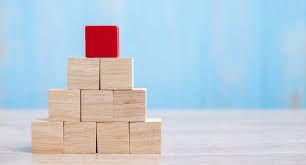
#> input picture Sem-VI/Computer Vision/Img-3.jfif, 306 x 165 px
$ jupyter execute Assignment-1.ipynb
#> lines starting #> are read from the running program, lines starting #| are printed output that depends on the picture
# **COMPUTER VISION ASSIGNMENT-1**
## AMOGH GARG - 2020UCO1688

`Importing Libraries`

[cell 1]
import cv2
import numpy as np
import matplotlib.pyplot as plt

`Task-1 :` Read an image into a variable

`Task-2 :` Display that image

[cell 2]
img = cv2.imread("Img-3.jfif",cv2.IMREAD_COLOR)
#> img is the input picture: shape (165, 306, 3); mean B, G, R 215.7, 203.3, 186.6
img = cv2.resize(img, (700,700))
#> img: shape (700, 700, 3)
cv2.imshow('Colored Image of Butterfly', img)
cv2.waitKey(0)
cv2.destroyAllWindows()

`Task-3 :` Convert the image into grayscale

[cell 3]
img_gs = cv2.imread("Img-1.jpg",cv2.IMREAD_GRAYSCALE)
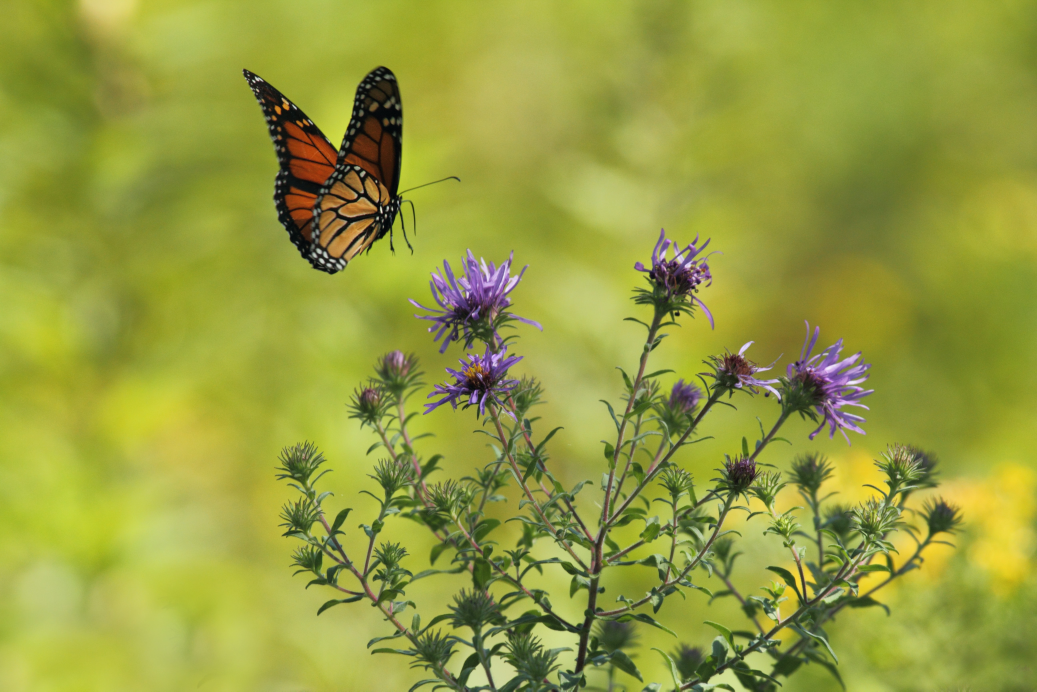
#> input picture Sem-VI/Computer Vision/Img-1.jpg, 5184 x 3456 px (shown at 1/5 size)
#> img_gs: shape (3456, 5184); min 1, max 243, mean 144.1
img_gs = cv2.resize(img_gs, (700,700))
#> img_gs: shape (700, 700)
cv2.imshow('Grayscale Image of Butterfly', img_gs)
cv2.waitKey(0)
cv2.destroyAllWindows()

`Task-4 :` Check the height and width of that image

[cell 4]
img_gs.shape
#> Out = (700, 700)

`Task-5 :` Extract RGB channels from the image

[cell 5]
# extract red channel
red_channel = img[:,:,2]
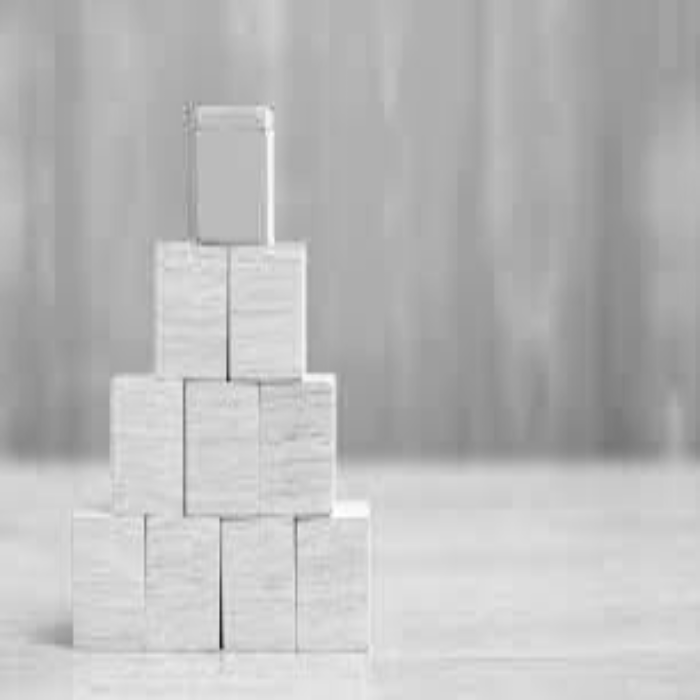
#> red_channel: shape (700, 700); min 33, max 255, mean 186.5

# create empty image with same shape as that of src image
red_img = np.zeros(img.shape)

#assign the red channel of src to empty image
red_img[:,:,2] = red_channel
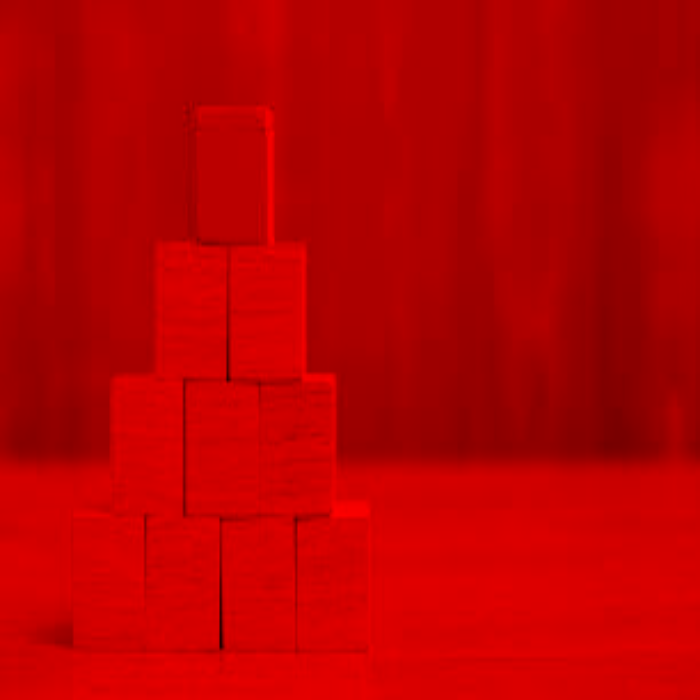
#> red_img: shape (700, 700, 3) float64; mean of channels 0, 1, 2 0, 0, 186.5; drawn as B, G, R

#save image
cv2.imwrite('Red_Img-1.jpg',red_img)
#> Out = True

[cell 6]
# extract green channel
green_channel = img[:,:,1]
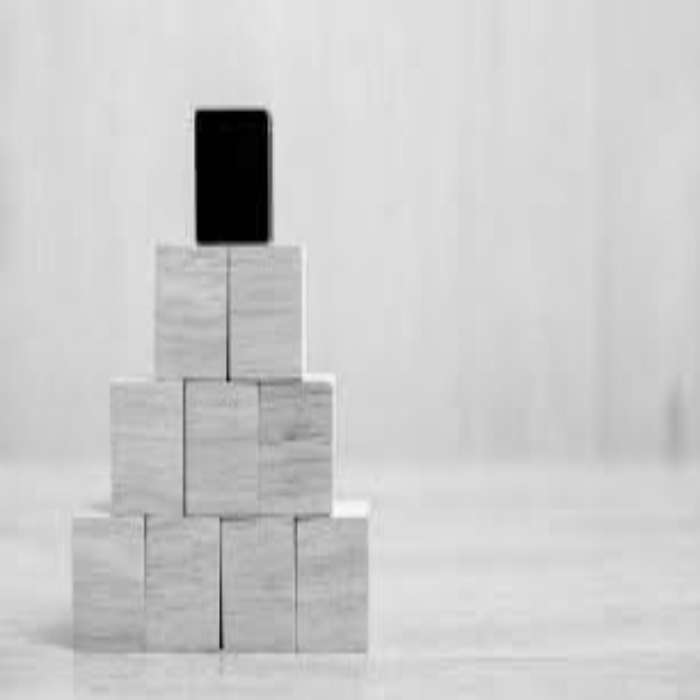
#> green_channel: shape (700, 700); min 0, max 253, mean 203.2

# create empty image with same shape as that of src image
green_img = np.zeros(img.shape)

#assign the red channel of src to empty image
green_img[:,:,1] = green_channel
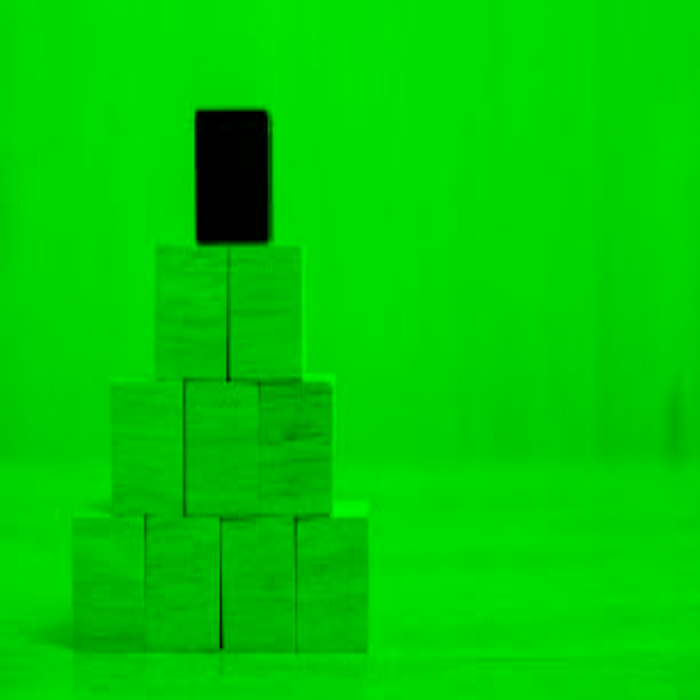
#> green_img: shape (700, 700, 3) float64; mean of channels 0, 1, 2 0, 203.2, 0; drawn as B, G, R

#save image
cv2.imwrite('Green_Img-1.jpg',green_img)
#> Out = True

[cell 7]
# extract blue channel
blue_channel = img[:,:,0]
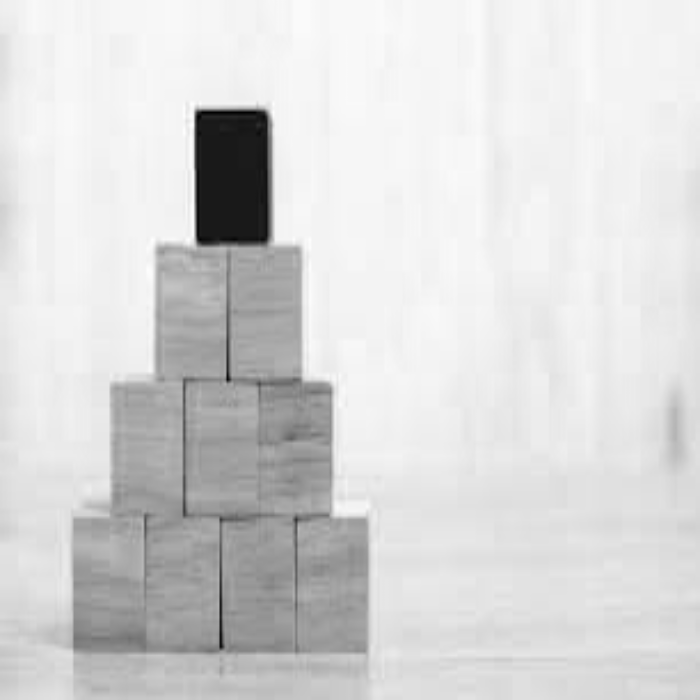
#> blue_channel: shape (700, 700); min 1, max 254, mean 215.6

# create empty image with same shape as that of src image
blue_img = np.zeros(img.shape)

#assign the red channel of src to empty image
blue_img[:,:,0] = blue_channel
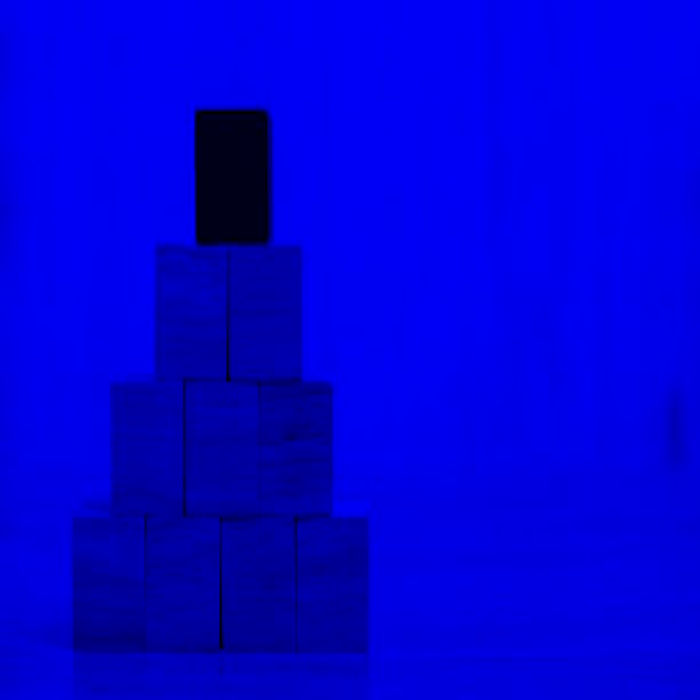
#> blue_img: shape (700, 700, 3) float64; mean of channels 0, 1, 2 215.6, 0, 0; drawn as B, G, R

#save image
cv2.imwrite('Blue_Img-1.jpg',blue_img)
#> Out = True

`Task-6 :` Extract middle 100 pixels from the image

[cell 8]
# Extracting the middle hundred pixels
cropped_img = img[300:400,300:400]
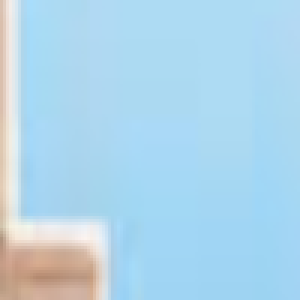
#> cropped_img: shape (100, 100, 3) (shown 3 times larger); mean B, G, R 234.6, 213.4, 175.1
cv2.imshow('Center Image', cropped_img)
cv2.waitKey(0)
cv2.destroyAllWindows()

`Task-7 :`For the image, create one more image. Keep every 10th pixel in the horizontal direction and 20th pixel in vertical direction. Display the output matrix in image form.

[cell 9]
# Extracting every 10th pixel in horizontal and every 20th pixel in vertical direction
modified_img = img[::10,::20]
cv2.imshow('Modified Image', modified_img)
cv2.waitKey(0)
cv2.destroyAllWindows()

`Task-8 :`Flip the image vertically

[cell 10]
flipped_img = cv2.flip(img,0)
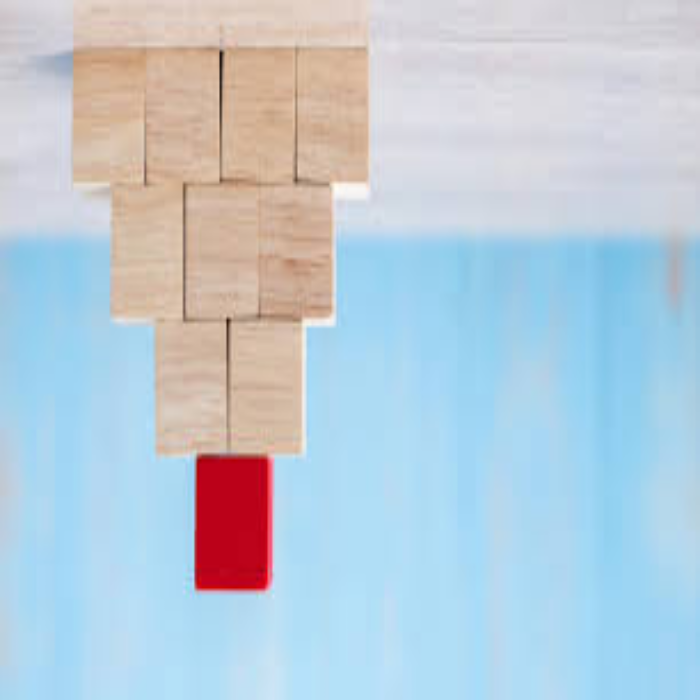
#> flipped_img: shape (700, 700, 3); mean B, G, R 215.6, 203.2, 186.5
cv2.imshow('Flipped Image', flipped_img)
cv2.waitKey(0)
cv2.destroyAllWindows()

`Task-9 :`Draw the histogram plot of pixel values.

[cell 11]
color = ('b','g','r')
for i,col in enumerate(color):
    histr = cv2.calcHist([img],[i],None,[256],[0,256])
    plt.plot(histr,color = col)
    plt.xlim([0,256])
plt.title('Histogram Plot of Pixel Values')
plt.show()
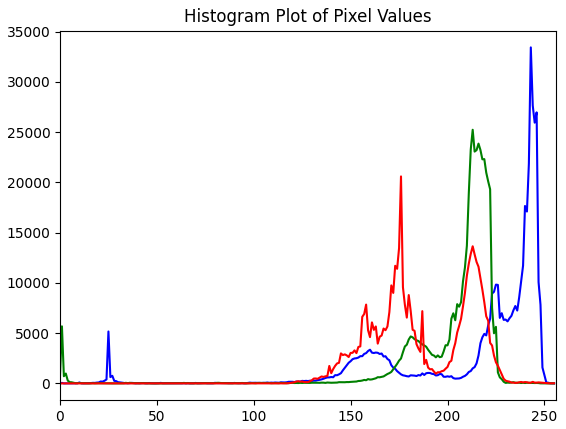
#> figure drawn by matplotlib, 1 panel; curve peaks at x = 243, y = 33426; curve peaks at x = 213, y = 25231; curve peaks at x = 176, y = 20591
